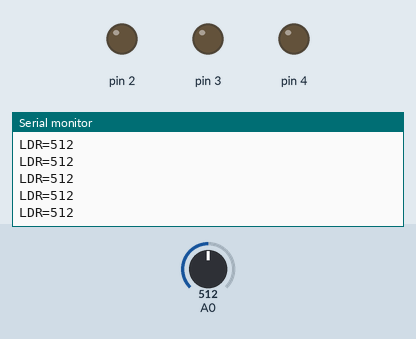
The sketch below on a simulated Arduino Uno, built with avr-gcc and run on an emulated ATmega328P. Shown: output pins drawn as LEDs (lit = HIGH), the last lines printed to the serial monitor. The inputs (shaded band) are chosen by the test bench; at power-on: A0 = 512.

Above: at 1.2 s.
1.3 s: A0 set to 992
At 2.2 s:
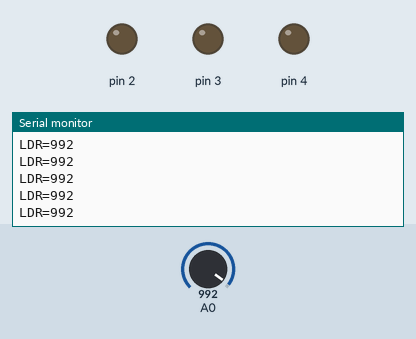
2.8 s: A0 set to 1015
At 3.7 s:
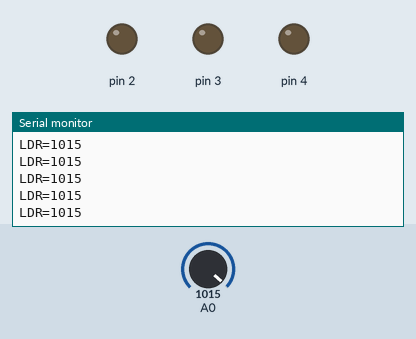
Timing chart, 0 to 5.8 s (numbered marks = the images above; inputs shaded):
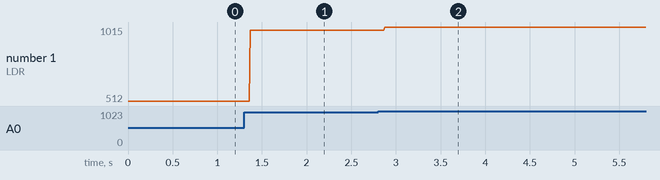

Measured:
- after the input at 1.3 s, the serial monitor: prints a new line after 0.07 s (image 1)
- after the input at 2.8 s, the serial monitor: prints a new line after 0.07 s (image 2)
- plotted number 1: 512 → 992 after the input at 1.3 s, 992 → 1015 after the input at 2.8 s

The sketch:

sketch_feb18a.ino
```cpp
void setup() {
   Serial.begin(9600);
   pinMode(2,OUTPUT);
   pinMode(3,OUTPUT);
   pinMode(4,OUTPUT);

}

void loop() {
  int LDR=analogRead(A0);
  Serial.print("LDR=");
  Serial.println(LDR);
  delay(1);
  if(LDR<30){

  }

}
```
